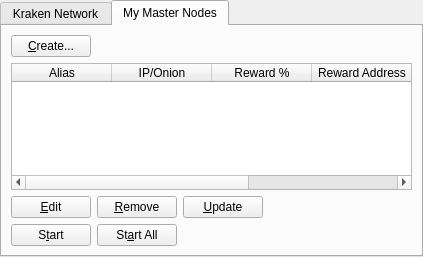
<?xml version="1.0" encoding="UTF-8"?>
<ui version="4.0">
 <class>MasternodeManager</class>
 <widget class="QWidget" name="MasternodeManager">
  <property name="geometry">
   <rect>
    <x>0</x>
    <y>0</y>
    <width>423</width>
    <height>257</height>
   </rect>
  </property>
  <property name="windowTitle">
   <string>Form</string>
  </property>
  <layout class="QVBoxLayout" name="topLayout">
   <property name="leftMargin">
    <number>0</number>
   </property>
   <property name="topMargin">
    <number>0</number>
   </property>
   <property name="rightMargin">
    <number>0</number>
   </property>
   <property name="bottomMargin">
    <number>0</number>
   </property>
   <item>
    <layout class="QVBoxLayout" name="verticalLayout">
     <property name="bottomMargin">
      <number>0</number>
     </property>
     <item>
      <widget class="QTabWidget" name="tabWidget">
       <property name="currentIndex">
        <number>1</number>
       </property>
       <widget class="QWidget" name="tab">
        <attribute name="title">
         <string>Kraken Network</string>
        </attribute>
        <layout class="QGridLayout" name="gridLayout">
         <item row="1" column="0">
          <widget class="QTableWidget" name="tableWidgetMasternodes">
           <property name="editTriggers">
            <set>QAbstractItemView::NoEditTriggers</set>
           </property>
           <property name="alternatingRowColors">
            <bool>true</bool>
           </property>
           <property name="selectionBehavior">
            <enum>QAbstractItemView::SelectRows</enum>
           </property>
           <property name="sortingEnabled">
            <bool>true</bool>
           </property>
           <attribute name="horizontalHeaderStretchLastSection">
            <bool>true</bool>
           </attribute>
           <column>
            <property name="text">
             <string>Address</string>
            </property>
           </column>
           <column>
            <property name="text">
             <string>Protocol</string>
            </property>
           </column>
           <column>
            <property name="text">
             <string>Active</string>
            </property>
           </column>
           <column>
            <property name="text">
             <string>Tier</string>
            </property>
           </column>           
           <column>
            <property name="text">
             <string>Active (secs)</string>
            </property>
           </column>
           <column>
            <property name="text">
             <string>Last Seen</string>
            </property>
           </column>
           <column>
            <property name="text">
             <string>Pubkey</string>
            </property>
           </column>
          </widget>
         </item>
         <item row="0" column="0">
          <layout class="QHBoxLayout" name="horizontalLayout_3">
           <property name="bottomMargin">
            <number>0</number>
           </property>
           <item>
            <widget class="QLabel" name="label_2">
             <property name="text">
              <string>Kraken Node Count:</string>
             </property>
            </widget>
           </item>
           <item>
            <widget class="QLabel" name="countLabel">
             <property name="text">
              <string>0</string>
             </property>
            </widget>
           </item>
           <item>
            <spacer name="horizontalSpacer_3">
             <property name="orientation">
              <enum>Qt::Horizontal</enum>
             </property>
             <property name="sizeHint" stdset="0">
              <size>
               <width>40</width>
               <height>20</height>
              </size>
             </property>
            </spacer>
           </item>
          </layout>
         </item>
        </layout>
       </widget>
       <widget class="QWidget" name="tab_2">
        <attribute name="title">
         <string>My Master Nodes</string>
        </attribute>
        <layout class="QGridLayout" name="gridLayout_2">
         <item row="0" column="0">
          <layout class="QVBoxLayout" name="verticalLayout_2">
           <property name="bottomMargin">
            <number>0</number>
           </property>
           <item>
            <layout class="QHBoxLayout" name="horizontalLayout">
             <item>
              <widget class="QPushButton" name="createButton">
               <property name="text">
                <string>&amp;Create...</string>
               </property>
              </widget>
             </item>
             <item>
              <spacer name="horizontalSpacer">
               <property name="orientation">
                <enum>Qt::Horizontal</enum>
               </property>
               <property name="sizeHint" stdset="0">
                <size>
                 <width>40</width>
                 <height>20</height>
                </size>
               </property>
              </spacer>
             </item>
            </layout>
           </item>
           <item>
            <widget class="QTableWidget" name="tableWidget_2">
             <property name="minimumSize">
              <size>
               <width>395</width>
               <height>0</height>
              </size>
             </property>
             <property name="editTriggers">
              <set>QAbstractItemView::NoEditTriggers</set>
             </property>
             <property name="alternatingRowColors">
              <bool>true</bool>
             </property>
             <property name="selectionMode">
              <enum>QAbstractItemView::SingleSelection</enum>
             </property>
             <property name="selectionBehavior">
              <enum>QAbstractItemView::SelectRows</enum>
             </property>
             <attribute name="horizontalHeaderStretchLastSection">
              <bool>true</bool>
             </attribute>
             <column>
              <property name="text">
               <string>Alias</string>
              </property>
             </column>
             <column>
              <property name="text">
               <string>IP/Onion</string>
              </property>
             </column>
             <column>
              <property name="text">
               <string>Reward %</string>
              </property>
             </column>
             <column>
              <property name="text">
               <string>Reward Address</string>
              </property>
             </column>
             <column>
              <property name="text">
               <string>Status</string>
              </property>
             </column>
            </widget>
           </item>
           <item>
            <layout class="QHBoxLayout" name="horizontalLayout_2">
             <property name="bottomMargin">
              <number>0</number>
             </property>
             <item>
              <widget class="QPushButton" name="editButton">
               <property name="text">
                <string>&amp;Edit</string>
               </property>
              </widget>
             </item>
             <item>
              <widget class="QPushButton" name="removeButton">
               <property name="text">
                <string>&amp;Remove</string>
               </property>
              </widget>
             </item>
             <item>
              <widget class="QPushButton" name="UpdateButton">
               <property name="text">
                <string>&amp;Update</string>
               </property>
              </widget>
             </item>
             <item>
              <spacer name="horizontalSpacer_2">
               <property name="orientation">
                <enum>Qt::Horizontal</enum>
               </property>
               <property name="sizeHint" stdset="0">
                <size>
                 <width>40</width>
                 <height>20</height>
                </size>
               </property>
              </spacer>
             </item>
            </layout>
           </item>
           <item>
            <layout class="QHBoxLayout" name="horizontalLayout_4">
             <property name="bottomMargin">
              <number>0</number>
             </property>
            </layout>
           </item>
           <item>
            <layout class="QHBoxLayout" name="horizontalLayout_5">
             <property name="bottomMargin">
              <number>0</number>
             </property>
             <item>
              <widget class="QPushButton" name="startButton">
               <property name="text">
                <string>S&amp;tart</string>
               </property>
              </widget>
             </item>
             <item>
              <widget class="QPushButton" name="startAllButton">
               <property name="text">
                <string>St&amp;art All</string>
               </property>
              </widget>
             </item>
             <item>
              <spacer name="horizontalSpacer_5">
               <property name="orientation">
                <enum>Qt::Horizontal</enum>
               </property>
               <property name="sizeHint" stdset="0">
                <size>
                 <width>40</width>
                 <height>20</height>
                </size>
               </property>
              </spacer>
             </item>
            </layout>
           </item>
          </layout>
         </item>
        </layout>
       </widget>
      </widget>
     </item>
    </layout>
   </item>
  </layout>
 </widget>
 <resources/>
 <connections/>
</ui>
